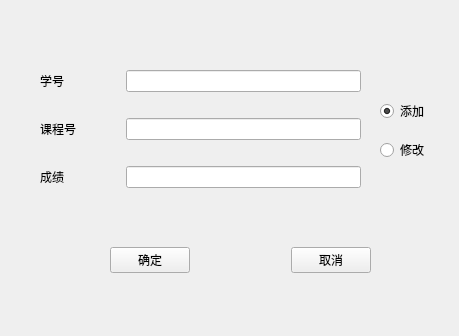
<?xml version="1.0" encoding="UTF-8"?>
<ui version="4.0">
 <class>change_grade</class>
 <widget class="QWidget" name="change_grade">
  <property name="geometry">
   <rect>
    <x>0</x>
    <y>0</y>
    <width>459</width>
    <height>336</height>
   </rect>
  </property>
  <property name="windowTitle">
   <string>Form</string>
  </property>
  <widget class="QWidget" name="layoutWidget">
   <property name="geometry">
    <rect>
     <x>380</x>
     <y>90</y>
     <width>59</width>
     <height>81</height>
    </rect>
   </property>
   <layout class="QVBoxLayout" name="verticalLayout">
    <item>
     <widget class="QRadioButton" name="radioButton_Add">
      <property name="text">
       <string>添加</string>
      </property>
      <property name="checked">
       <bool>true</bool>
      </property>
     </widget>
    </item>
    <item>
     <widget class="QRadioButton" name="radioButton_Change">
      <property name="text">
       <string>修改</string>
      </property>
     </widget>
    </item>
   </layout>
  </widget>
  <widget class="QWidget" name="layoutWidget_2">
   <property name="geometry">
    <rect>
     <x>110</x>
     <y>230</y>
     <width>261</width>
     <height>61</height>
    </rect>
   </property>
   <layout class="QHBoxLayout" name="horizontalLayout_4">
    <item>
     <widget class="QPushButton" name="btnSure">
      <property name="text">
       <string>确定</string>
      </property>
     </widget>
    </item>
    <item>
     <spacer name="horizontalSpacer">
      <property name="orientation">
       <enum>Qt::Horizontal</enum>
      </property>
      <property name="sizeHint" stdset="0">
       <size>
        <width>111</width>
        <height>20</height>
       </size>
      </property>
     </spacer>
    </item>
    <item>
     <widget class="QPushButton" name="btnCancel">
      <property name="text">
       <string>取消</string>
      </property>
     </widget>
    </item>
   </layout>
  </widget>
  <widget class="QWidget" name="layoutWidget_3">
   <property name="geometry">
    <rect>
     <x>40</x>
     <y>50</y>
     <width>321</width>
     <height>161</height>
    </rect>
   </property>
   <layout class="QVBoxLayout" name="verticalLayout_2">
    <item>
     <layout class="QHBoxLayout" name="horizontalLayout">
      <item>
       <widget class="QLabel" name="label">
        <property name="minimumSize">
         <size>
          <width>80</width>
          <height>0</height>
         </size>
        </property>
        <property name="text">
         <string>学号</string>
        </property>
       </widget>
      </item>
      <item>
       <widget class="QLineEdit" name="lineEdit_Sno"/>
      </item>
     </layout>
    </item>
    <item>
     <layout class="QHBoxLayout" name="horizontalLayout_2">
      <item>
       <widget class="QLabel" name="label_2">
        <property name="minimumSize">
         <size>
          <width>80</width>
          <height>0</height>
         </size>
        </property>
        <property name="text">
         <string>课程号</string>
        </property>
       </widget>
      </item>
      <item>
       <widget class="QLineEdit" name="lineEdit_Cno"/>
      </item>
     </layout>
    </item>
    <item>
     <layout class="QHBoxLayout" name="horizontalLayout_3">
      <item>
       <widget class="QLabel" name="label_3">
        <property name="minimumSize">
         <size>
          <width>80</width>
          <height>0</height>
         </size>
        </property>
        <property name="text">
         <string>成绩</string>
        </property>
       </widget>
      </item>
      <item>
       <widget class="QLineEdit" name="lineEdit_Gmark"/>
      </item>
     </layout>
    </item>
   </layout>
  </widget>
 </widget>
 <resources/>
 <connections/>
</ui>
